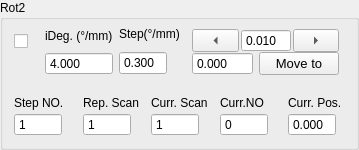
             <widget class="QGroupBox" name="rotary2Group">
              <property name="sizePolicy">
               <sizepolicy hsizetype="Expanding" vsizetype="Expanding">
                <horstretch>0</horstretch>
                <verstretch>0</verstretch>
               </sizepolicy>
              </property>
              <property name="title">
               <string>Rot2</string>
              </property>
              <layout class="QVBoxLayout" name="verticalLayout_84">
               <property name="topMargin">
                <number>0</number>
               </property>
               <item>
                <layout class="QVBoxLayout" name="verticalLayout_82">
                 <property name="spacing">
                  <number>12</number>
                 </property>
                 <item>
                  <layout class="QHBoxLayout" name="horizontalLayout_44" stretch="1,2,0,0">
                   <property name="spacing">
                    <number>6</number>
                   </property>
                   <item>
                    <layout class="QVBoxLayout" name="verticalLayout_80">
                     <property name="spacing">
                      <number>6</number>
                     </property>
                     <property name="topMargin">
                      <number>9</number>
                     </property>
                     <item>
                      <widget class="QCheckBox" name="activeRot2">
                       <property name="sizePolicy">
                        <sizepolicy hsizetype="Expanding" vsizetype="Preferred">
                         <horstretch>0</horstretch>
                         <verstretch>0</verstretch>
                        </sizepolicy>
                       </property>
                       <property name="toolTip">
                        <string>Active Instrument?</string>
                       </property>
                       <property name="text">
                        <string/>
                       </property>
                       <property name="checked">
                        <bool>false</bool>
                       </property>
                       <property name="mytype" stdset="0">
                        <string>checkbox</string>
                       </property>
                      </widget>
                     </item>
                     <item>
                      <widget class="LedIndicator" name="rotary2Led" native="true">
                       <property name="sizePolicy">
                        <sizepolicy hsizetype="Fixed" vsizetype="Fixed">
                         <horstretch>0</horstretch>
                         <verstretch>0</verstretch>
                        </sizepolicy>
                       </property>
                       <property name="minimumSize">
                        <size>
                         <width>25</width>
                         <height>25</height>
                        </size>
                       </property>
                       <property name="maximumSize">
                        <size>
                         <width>25</width>
                         <height>25</height>
                        </size>
                       </property>
                       <property name="baseSize">
                        <size>
                         <width>0</width>
                         <height>0</height>
                        </size>
                       </property>
                       <property name="mytype" stdset="0">
                        <string>led</string>
                       </property>
                      </widget>
                     </item>
                    </layout>
                   </item>
                   <item>
                    <layout class="QVBoxLayout" name="verticalLayout_38">
                     <property name="spacing">
                      <number>0</number>
                     </property>
                     <property name="leftMargin">
                      <number>0</number>
                     </property>
                     <property name="rightMargin">
                      <number>0</number>
                     </property>
                     <item>
                      <widget class="QLabel" name="label_36">
                       <property name="sizePolicy">
                        <sizepolicy hsizetype="Expanding" vsizetype="Fixed">
                         <horstretch>0</horstretch>
                         <verstretch>0</verstretch>
                        </sizepolicy>
                       </property>
                       <property name="maximumSize">
                        <size>
                         <width>16777215</width>
                         <height>16777215</height>
                        </size>
                       </property>
                       <property name="text">
                        <string>iDeg. (°/mm)</string>
                       </property>
                       <property name="mytype" stdset="0">
                        <string>label</string>
                       </property>
                      </widget>
                     </item>
                     <item>
                      <widget class="QDoubleSpinBox" name="iRot2">
                       <property name="sizePolicy">
                        <sizepolicy hsizetype="Expanding" vsizetype="Fixed">
                         <horstretch>0</horstretch>
                         <verstretch>0</verstretch>
                        </sizepolicy>
                       </property>
                       <property name="maximumSize">
                        <size>
                         <width>16777215</width>
                         <height>16777215</height>
                        </size>
                       </property>
                       <property name="buttonSymbols">
                        <enum>QAbstractSpinBox::ButtonSymbols::NoButtons</enum>
                       </property>
                       <property name="decimals">
                        <number>3</number>
                       </property>
                       <property name="value">
                        <double>4.000000000000000</double>
                       </property>
                      </widget>
                     </item>
                    </layout>
                   </item>
                   <item>
                    <layout class="QVBoxLayout" name="verticalLayout_41">
                     <property name="spacing">
                      <number>3</number>
                     </property>
                     <item>
                      <widget class="QLabel" name="label_35">
                       <property name="sizePolicy">
                        <sizepolicy hsizetype="Expanding" vsizetype="Fixed">
                         <horstretch>0</horstretch>
                         <verstretch>0</verstretch>
                        </sizepolicy>
                       </property>
                       <property name="text">
                        <string>Step(°/mm)</string>
                       </property>
                       <property name="mytype" stdset="0">
                        <string>label</string>
                       </property>
                      </widget>
                     </item>
                     <item>
                      <widget class="QDoubleSpinBox" name="rotary2Step">
                       <property name="sizePolicy">
                        <sizepolicy hsizetype="Expanding" vsizetype="Fixed">
                         <horstretch>0</horstretch>
                         <verstretch>0</verstretch>
                        </sizepolicy>
                       </property>
                       <property name="maximumSize">
                        <size>
                         <width>48</width>
                         <height>24</height>
                        </size>
                       </property>
                       <property name="buttonSymbols">
                        <enum>QAbstractSpinBox::ButtonSymbols::NoButtons</enum>
                       </property>
                       <property name="decimals">
                        <number>3</number>
                       </property>
                       <property name="value">
                        <double>0.300000000000000</double>
                       </property>
                      </widget>
                     </item>
                    </layout>
                   </item>
                   <item>
                    <widget class="QFrame" name="rotary3Manual_2">
                     <property name="mytype" stdset="0">
                      <string>inst_manu</string>
                     </property>
                     <layout class="QVBoxLayout" name="verticalLayout_56">
                      <property name="spacing">
                       <number>0</number>
                      </property>
                      <property name="leftMargin">
                       <number>6</number>
                      </property>
                      <property name="rightMargin">
                       <number>6</number>
                      </property>
                      <item>
                       <layout class="QHBoxLayout" name="horizontalLayout_22">
                        <property name="spacing">
                         <number>2</number>
                        </property>
                        <item>
                         <widget class="QToolButton" name="rot2JogL">
                          <property name="sizePolicy">
                           <sizepolicy hsizetype="Expanding" vsizetype="Fixed">
                            <horstretch>0</horstretch>
                            <verstretch>0</verstretch>
                           </sizepolicy>
                          </property>
                          <property name="minimumSize">
                           <size>
                            <width>32</width>
                            <height>0</height>
                           </size>
                          </property>
                          <property name="text">
                           <string>...</string>
                          </property>
                          <property name="arrowType">
                           <enum>Qt::ArrowType::LeftArrow</enum>
                          </property>
                          <property name="mytype" stdset="0">
                           <string>arrowbutton</string>
                          </property>
                         </widget>
                        </item>
                        <item>
                         <widget class="QDoubleSpinBox" name="rotary2JogStep">
                          <property name="sizePolicy">
                           <sizepolicy hsizetype="Preferred" vsizetype="Preferred">
                            <horstretch>0</horstretch>
                            <verstretch>0</verstretch>
                           </sizepolicy>
                          </property>
                          <property name="maximumSize">
                           <size>
                            <width>50</width>
                            <height>24</height>
                           </size>
                          </property>
                          <property name="buttonSymbols">
                           <enum>QAbstractSpinBox::ButtonSymbols::NoButtons</enum>
                          </property>
                          <property name="decimals">
                           <number>3</number>
                          </property>
                          <property name="minimum">
                           <double>-50.000000000000000</double>
                          </property>
                          <property name="maximum">
                           <double>210.000000000000000</double>
                          </property>
                          <property name="value">
                           <double>0.010000000000000</double>
                          </property>
                         </widget>
                        </item>
                        <item>
                         <widget class="QToolButton" name="rot2JogR">
                          <property name="sizePolicy">
                           <sizepolicy hsizetype="Expanding" vsizetype="Fixed">
                            <horstretch>0</horstretch>
                            <verstretch>0</verstretch>
                           </sizepolicy>
                          </property>
                          <property name="minimumSize">
                           <size>
                            <width>32</width>
                            <height>0</height>
                           </size>
                          </property>
                          <property name="text">
                           <string>...</string>
                          </property>
                          <property name="arrowType">
                           <enum>Qt::ArrowType::RightArrow</enum>
                          </property>
                          <property name="mytype" stdset="0">
                           <string>arrowbutton</string>
                          </property>
                         </widget>
                        </item>
                       </layout>
                      </item>
                      <item>
                       <layout class="QHBoxLayout" name="horizontalLayout_12">
                        <property name="spacing">
                         <number>6</number>
                        </property>
                        <item>
                         <widget class="QDoubleSpinBox" name="rot2SetPos">
                          <property name="sizePolicy">
                           <sizepolicy hsizetype="Fixed" vsizetype="Fixed">
                            <horstretch>0</horstretch>
                            <verstretch>0</verstretch>
                           </sizepolicy>
                          </property>
                          <property name="maximumSize">
                           <size>
                            <width>16777215</width>
                            <height>16777215</height>
                           </size>
                          </property>
                          <property name="buttonSymbols">
                           <enum>QAbstractSpinBox::ButtonSymbols::NoButtons</enum>
                          </property>
                          <property name="decimals">
                           <number>3</number>
                          </property>
                          <property name="maximum">
                           <double>1000.000000000000000</double>
                          </property>
                         </widget>
                        </item>
                        <item>
                         <widget class="QPushButton" name="rot2MoveTo">
                          <property name="sizePolicy">
                           <sizepolicy hsizetype="Preferred" vsizetype="Fixed">
                            <horstretch>0</horstretch>
                            <verstretch>0</verstretch>
                           </sizepolicy>
                          </property>
                          <property name="maximumSize">
                           <size>
                            <width>16777215</width>
                            <height>30</height>
                           </size>
                          </property>
                          <property name="font">
                           <font>
                            <pointsize>10</pointsize>
                           </font>
                          </property>
                          <property name="text">
                           <string>Move to</string>
                          </property>
                          <property name="mytype" stdset="0">
                           <string>clickable_button</string>
                          </property>
                         </widget>
                        </item>
                       </layout>
                      </item>
                     </layout>
                    </widget>
                   </item>
                  </layout>
                 </item>
                 <item>
                  <layout class="QHBoxLayout" name="horizontalLayout_15">
                   <item>
                    <layout class="QVBoxLayout" name="verticalLayout_40">
                     <property name="spacing">
                      <number>3</number>
                     </property>
                     <item>
                      <widget class="QLabel" name="label_34">
                       <property name="sizePolicy">
                        <sizepolicy hsizetype="Expanding" vsizetype="Fixed">
                         <horstretch>0</horstretch>
                         <verstretch>0</verstretch>
                        </sizepolicy>
                       </property>
                       <property name="text">
                        <string>Step NO.</string>
                       </property>
                       <property name="mytype" stdset="0">
                        <string>label</string>
                       </property>
                      </widget>
                     </item>
                     <item>
                      <widget class="QSpinBox" name="rotary2StepNO">
                       <property name="sizePolicy">
                        <sizepolicy hsizetype="Expanding" vsizetype="Fixed">
                         <horstretch>0</horstretch>
                         <verstretch>0</verstretch>
                        </sizepolicy>
                       </property>
                       <property name="maximumSize">
                        <size>
                         <width>48</width>
                         <height>24</height>
                        </size>
                       </property>
                       <property name="buttonSymbols">
                        <enum>QAbstractSpinBox::ButtonSymbols::NoButtons</enum>
                       </property>
                       <property name="maximum">
                        <number>10000</number>
                       </property>
                       <property name="value">
                        <number>1</number>
                       </property>
                      </widget>
                     </item>
                    </layout>
                   </item>
                   <item>
                    <layout class="QVBoxLayout" name="verticalLayout_94">
                     <property name="spacing">
                      <number>3</number>
                     </property>
                     <item>
                      <widget class="QLabel" name="label_61">
                       <property name="sizePolicy">
                        <sizepolicy hsizetype="Expanding" vsizetype="Fixed">
                         <horstretch>0</horstretch>
                         <verstretch>0</verstretch>
                        </sizepolicy>
                       </property>
                       <property name="text">
                        <string>Rep. Scan</string>
                       </property>
                       <property name="mytype" stdset="0">
                        <string>label</string>
                       </property>
                      </widget>
                     </item>
                     <item>
                      <widget class="QSpinBox" name="ScanRepNO_R2">
                       <property name="sizePolicy">
                        <sizepolicy hsizetype="Expanding" vsizetype="Fixed">
                         <horstretch>0</horstretch>
                         <verstretch>0</verstretch>
                        </sizepolicy>
                       </property>
                       <property name="maximumSize">
                        <size>
                         <width>48</width>
                         <height>24</height>
                        </size>
                       </property>
                       <property name="buttonSymbols">
                        <enum>QAbstractSpinBox::ButtonSymbols::NoButtons</enum>
                       </property>
                       <property name="maximum">
                        <number>10000</number>
                       </property>
                       <property name="value">
                        <number>1</number>
                       </property>
                      </widget>
                     </item>
                    </layout>
                   </item>
                   <item>
                    <layout class="QVBoxLayout" name="verticalLayout_95">
                     <property name="spacing">
                      <number>3</number>
                     </property>
                     <item>
                      <widget class="QLabel" name="label_62">
                       <property name="sizePolicy">
                        <sizepolicy hsizetype="Expanding" vsizetype="Fixed">
                         <horstretch>0</horstretch>
                         <verstretch>0</verstretch>
                        </sizepolicy>
                       </property>
                       <property name="text">
                        <string>Curr. Scan</string>
                       </property>
                       <property name="mytype" stdset="0">
                        <string>label</string>
                       </property>
                      </widget>
                     </item>
                     <item>
                      <widget class="QSpinBox" name="Rot2CurrScan">
                       <property name="sizePolicy">
                        <sizepolicy hsizetype="Expanding" vsizetype="Fixed">
                         <horstretch>0</horstretch>
                         <verstretch>0</verstretch>
                        </sizepolicy>
                       </property>
                       <property name="maximumSize">
                        <size>
                         <width>48</width>
                         <height>24</height>
                        </size>
                       </property>
                       <property name="buttonSymbols">
                        <enum>QAbstractSpinBox::ButtonSymbols::NoButtons</enum>
                       </property>
                       <property name="maximum">
                        <number>10000</number>
                       </property>
                       <property name="value">
                        <number>1</number>
                       </property>
                      </widget>
                     </item>
                    </layout>
                   </item>
                   <item>
                    <layout class="QVBoxLayout" name="verticalLayout_47">
                     <property name="spacing">
                      <number>3</number>
                     </property>
                     <item>
                      <widget class="QLabel" name="label_50">
                       <property name="sizePolicy">
                        <sizepolicy hsizetype="Expanding" vsizetype="Fixed">
                         <horstretch>0</horstretch>
                         <verstretch>0</verstretch>
                        </sizepolicy>
                       </property>
                       <property name="text">
                        <string>Curr.NO</string>
                       </property>
                       <property name="mytype" stdset="0">
                        <string>label</string>
                       </property>
                      </widget>
                     </item>
                     <item>
                      <widget class="QSpinBox" name="rotary2CurrStepNO">
                       <property name="sizePolicy">
                        <sizepolicy hsizetype="Expanding" vsizetype="Fixed">
                         <horstretch>0</horstretch>
                         <verstretch>0</verstretch>
                        </sizepolicy>
                       </property>
                       <property name="maximumSize">
                        <size>
                         <width>48</width>
                         <height>24</height>
                        </size>
                       </property>
                       <property name="buttonSymbols">
                        <enum>QAbstractSpinBox::ButtonSymbols::NoButtons</enum>
                       </property>
                       <property name="maximum">
                        <number>10000</number>
                       </property>
                       <property name="mytype" stdset="0">
                        <string>intNO</string>
                       </property>
                      </widget>
                     </item>
                    </layout>
                   </item>
                   <item>
                    <layout class="QVBoxLayout" name="verticalLayout_39">
                     <property name="spacing">
                      <number>3</number>
                     </property>
                     <item>
                      <widget class="QLabel" name="label_17">
                       <property name="sizePolicy">
                        <sizepolicy hsizetype="Expanding" vsizetype="Fixed">
                         <horstretch>0</horstretch>
                         <verstretch>0</verstretch>
                        </sizepolicy>
                       </property>
                       <property name="text">
                        <string>Curr. Pos.</string>
                       </property>
                       <property name="mytype" stdset="0">
                        <string>label</string>
                       </property>
                      </widget>
                     </item>
                     <item>
                      <widget class="QDoubleSpinBox" name="rot2CurrPos">
                       <property name="sizePolicy">
                        <sizepolicy hsizetype="Expanding" vsizetype="Fixed">
                         <horstretch>0</horstretch>
                         <verstretch>0</verstretch>
                        </sizepolicy>
                       </property>
                       <property name="maximumSize">
                        <size>
                         <width>48</width>
                         <height>24</height>
                        </size>
                       </property>
                       <property name="buttonSymbols">
                        <enum>QAbstractSpinBox::ButtonSymbols::NoButtons</enum>
                       </property>
                       <property name="decimals">
                        <number>3</number>
                       </property>
                       <property name="minimum">
                        <double>-10.000000000000000</double>
                       </property>
                       <property name="maximum">
                        <double>1000.000000000000000</double>
                       </property>
                      </widget>
                     </item>
                    </layout>
                   </item>
                  </layout>
                 </item>
                </layout>
               </item>
              </layout>
             </widget>
